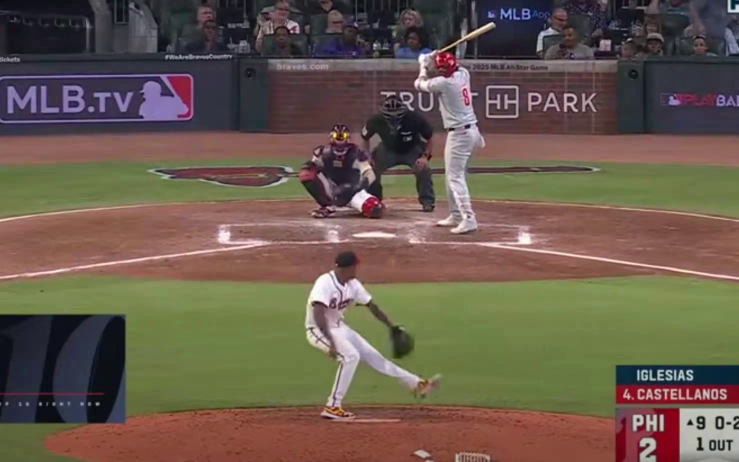
#> input picture frame 4 of test/bat_tracking_and_exit_velocity/baseball_3.mp4, 1478 x 924 px (shown at 1/2 size)
$ python deblur_testing.py
#> lines starting #> are read from the running program, lines starting #| are printed output that depends on the picture
import cv2
import numpy as np
from skimage.restoration import richardson_lucy

# Function to create a motion blur PSF (Point Spread Function)
def motion_blur_psf(length, angle):
#> called with length = 15, angle = 0
    psf = np.zeros((length, length))
    center = length // 2
    for i in range(length):
        offset = int(np.tan(np.radians(angle)) * (i - center))
        if 0 <= center + offset < length:
            psf[i, center + offset] = 1
#> in process_video, frame is the input picture: shape (924, 1478, 3); mean B, G, R 77.4, 90.9, 105.5
    return psf / psf.sum()

# Function to deblur an image using Richardson-Lucy deconvolution
def deblur_frame(frame, psf, iterations=30):
    # Normalize frame for deconvolution
#> called with psf = array of shape (15, 15), iterations = 30
    frame = frame / 255.0
    # Perform Richardson-Lucy deconvolution
    deblurred = np.zeros_like(frame)
    for c in range(frame.shape[2]):  # Apply for each channel
        deblurred[..., c] = richardson_lucy(frame[..., c], psf)
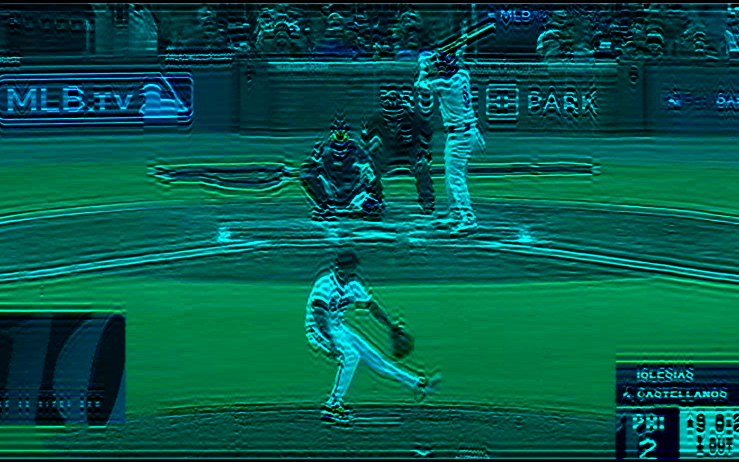
#> deblurred: shape (924, 1478, 3) float64 (shown at 1/2 size); mean of channels 0, 1, 2 0.297, 0.349, 0; drawn as B, G, R
    # Scale back to [0, 255]
    return np.clip(deblurred * 255, 0, 255).astype(np.uint8)

# Main function to process the video
def process_video(input_video, output_video, psf_length, psf_angle, iterations=30):
    # Open the video file
    cap = cv2.VideoCapture(input_video)
    if not cap.isOpened():
        print("Error: Could not open video file.")
        return

    # Get video properties
    fps = int(cap.get(cv2.CAP_PROP_FPS))
    width = int(cap.get(cv2.CAP_PROP_FRAME_WIDTH))
    height = int(cap.get(cv2.CAP_PROP_FRAME_HEIGHT))
    fourcc = cv2.VideoWriter_fourcc(*'mp4v')  # Output codec
    out = cv2.VideoWriter(output_video, fourcc, fps, (width, height))

    # Generate the PSF
    psf = motion_blur_psf(psf_length, psf_angle)

    # Process each frame
    while cap.isOpened():
        ret, frame = cap.read()
        if not ret:
            break

        # Deblur the frame
        deblurred_frame = deblur_frame(frame, psf, iterations)

        # Write the processed frame to the output video
        out.write(deblurred_frame)
        cv2.imshow('Deblurred Frame', deblurred_frame)

        # Break on key press
        if cv2.waitKey(1) & 0xFF == ord('q'):
            break

    # Release resources
    cap.release()
    out.release()
    cv2.destroyAllWindows()
    print(f"Processed video saved as {output_video}")

# Example usage
input_video_path = 'baseball_3.mp4'
output_video_path = 'deblurred_video.mp4'
psf_length = 15  # Adjust this based on the blur extent
psf_angle = 0    # Adjust this based on the blur direction (in degrees)
#> (the run stopped early here; a loop or call above may not have finished)
